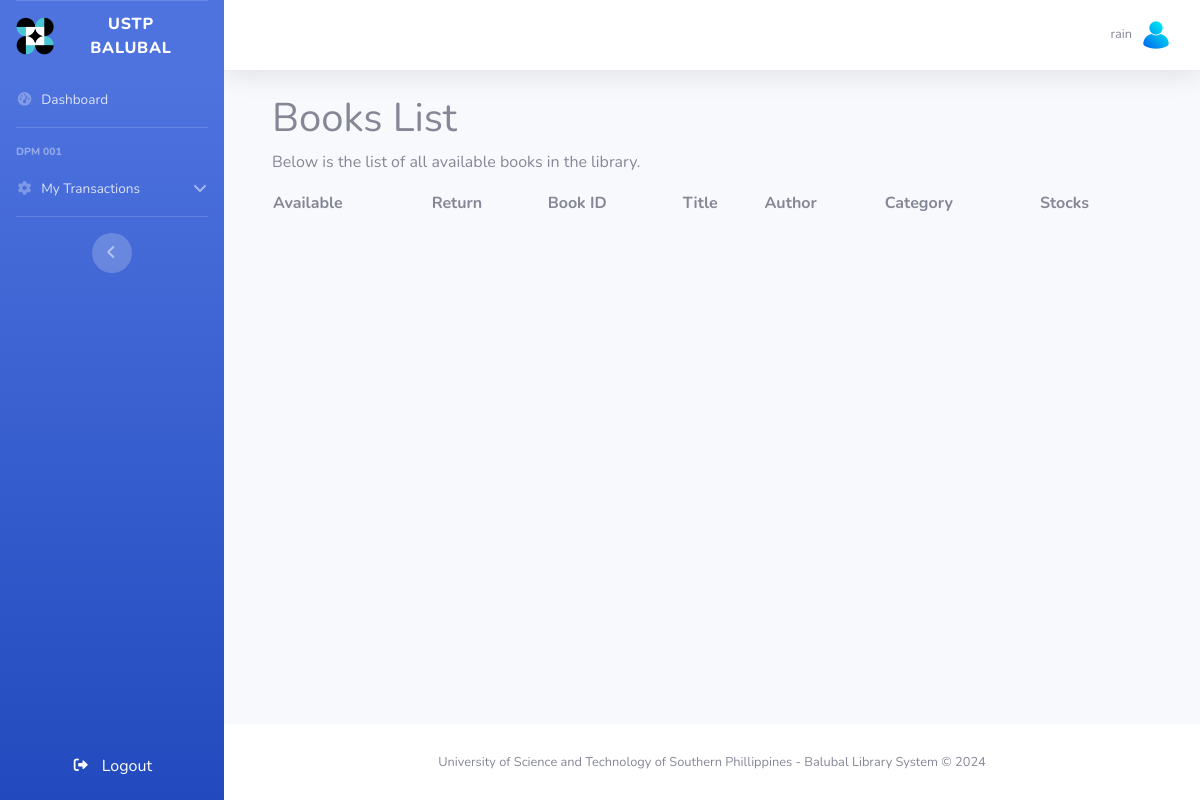
/borrower/dashboard.php (signed in), run on an earlier commit of the app's database.
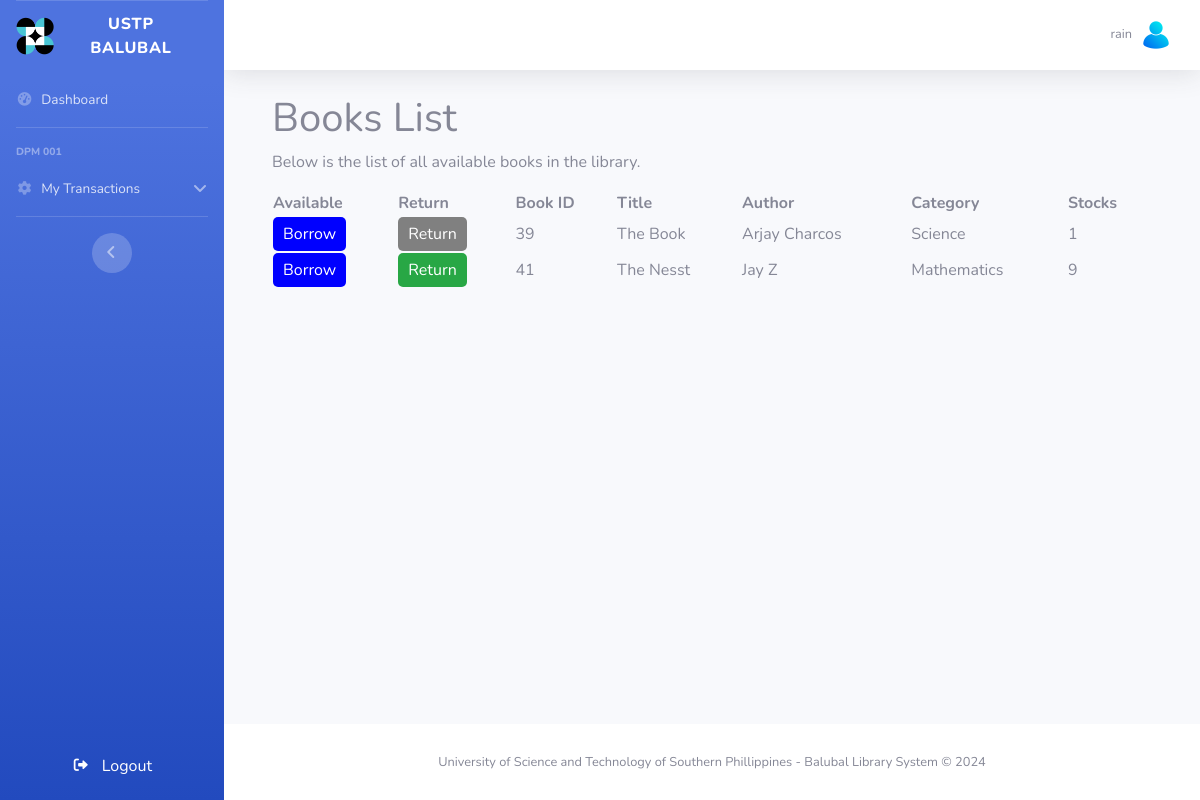
And on a later commit of the database.
### tables this page shows
CREATE TABLE `tblbooks` (
  `bookId` int(11) NOT NULL,
  `title` varchar(100) NOT NULL,
  `dateAdded` timestamp NOT NULL DEFAULT current_timestamp(),
  `quantity` int(11) NOT NULL,
  `authorId` int(11) DEFAULT NULL,
  `categoryId` int(11) DEFAULT NULL,
  `callNum` varchar(11) NOT NULL,
  `accessionNum` varchar(5) NOT NULL,
  `barcodeNum` varchar(11) NOT NULL,
  `publisher` varchar(30) NOT NULL,
  `publishedDate` date DEFAULT NULL
);

CREATE TABLE `tblcategory` (
  `categoryId` int(11) NOT NULL,
  `categoryName` varchar(30) NOT NULL
);

### borrower/dashboard.php (the view, shortened to what this page needs)
<?php
include('db/db-connect.php');
$userId = $_SESSION['user_id'];
$query = "SELECT b.bookId, b.title, b.quantity,
                 CONCAT(a.firstName, ' ', a.lastName) AS authorName,
                 c.categoryName,
                 COALESCE((
                     SELECT returned
                     FROM tblreturnborrow
                     WHERE tblreturnborrow.bookId = b.bookId
                       AND tblreturnborrow.borrowerId = ?
                     ORDER BY borrowId DESC
                     LIMIT 1
                 ), 'Yes') AS returnedStatus
          FROM tblbooks b
          JOIN tblauthor a ON b.authorId = a.authorId
          JOIN tblcategory c ON b.categoryId = c.categoryId";
$stmt = $conn->prepare($query);
$stmt->bind_param("i", $userId);
$stmt->execute();
$result = $stmt->get_result();
?>
<!DOCTYPE html>
<html lang="en">
<head>
    <link rel="stylesheet" href="https://cdn.datatables.net/1.13.6/css/jquery.dataTables.min.css">
</head>
<body>
    <div class="container">
        <h1>Books List</h1>
        <p>Below is the list of all available books in the library.</p>
        <table id="dataTable" class="display" style="width:100%">
            <thead>
                <tr>
                    <th>Available</th>
                    <th>Return</th>
                    <th>Book ID</th>
                    <th>Title</th>
                    <th>Author</th>
                    <th>Category</th>
                    <th>Stocks</th>
                </tr>
            </thead>
            <tbody>
                <?php
                if ($result->num_rows > 0) {
                    while ($row = $result->fetch_assoc()) {
                        echo "<tr>";
                        echo "<td>";
                        if ($row['quantity'] > 0) {
                            echo "<button class='btn-action' onclick='handleBorrow(" . $row['bookId'] . ")'>Borrow</button>";
                        } else {
                            echo "<button class='btn-nostock' disabled>Unavailable</button>";
                        }
                        echo "</td>";
                        echo "<td>";
                        if ($row['returnedStatus'] === 'No') {
                            echo "<button class='btn-action return-btn' onclick='handleReturn(" . $row['bookId'] . ")'>Return</button>";
                        } else {
                            echo "<button class='btn-action return-btn' disabled>Return</button>";
                        }
                        echo "</td>";
                        echo "<td>" . $row['bookId'] . "</td>";
                        echo "<td>" . htmlspecialchars($row['title']) . "</td>";
                        echo "<td>" . htmlspecialchars($row['authorName']) . "</td>";
                        echo "<td>" . htmlspecialchars($row['categoryName']) . "</td>";
                        echo "<td>" . $row['quantity'] . "</td>";
                        echo "</tr>";
                    }
                }
                ?>
            </tbody>
        </table>
    </div>
</body>
</html>
<?php
include('templates/main.php');
?>

What changed in the data, as far as the page shows it:
added tblbooks: shows "Return", bookId "39", title "The Book", authorName "Arjay Charcos", categoryId.categoryName "Science", quantity "1"
added tblbooks: bookId "41", title "The Nesst", authorName "Jay Z", categoryId.categoryName "Mathematics", quantity "9"
